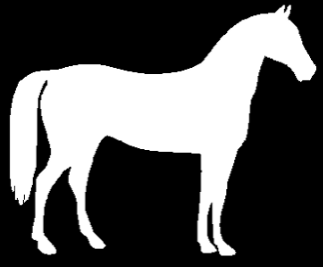
#> input picture Woche_6/skeleton.png, 323 x 267 px, found by its file name
$ python Blatt4_Aufgabe1_Musterloesung.py
#> lines starting #> are read from the running program, lines starting #| are printed output that depends on the picture
import matplotlib.pyplot as plt
import cv2 as cv
import numpy as np

def main():
    img = plt.imread("Woche_6/skeleton.png")
#> img is the input picture: shape (267, 323, 4) float32; mean R, G, B, A 0.346, 0.346, 0.346, 1
    # convert to grayscale
    if img.ndim == 3:
        img = cv.cvtColor(img, cv.COLOR_BGR2GRAY)
#> img: shape (267, 323) float32

    # resize image to 50% and 200%
    img_50 = cv.resize(img, ((int(img.shape[1]*0.5)), int(img.shape[0]*0.5)), interpolation=cv.INTER_AREA)
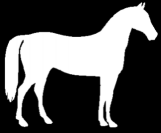
#> img_50: shape (133, 161) float32; min 0, max 1, mean 0.346
    img_200 = cv.resize(img, ((int(img.shape[1]*2)), int(img.shape[0]*2)), interpolation=cv.INTER_AREA)
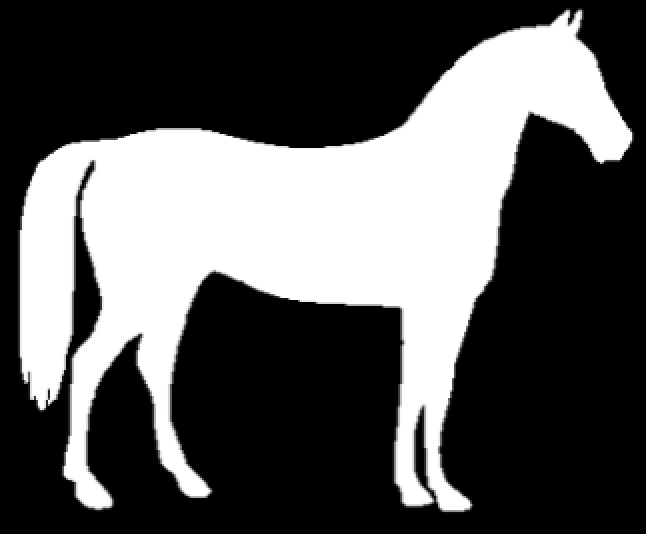
#> img_200: shape (534, 646) float32; min 0, max 1, mean 0.346

    # apply filters
    show_images(img)
    show_images(img_50)
    show_images(img_200)

    ## e) preferences
    # laplace is good in detecting high-intensity variations, but it is very sensitive to noise
    # sobel produces cleaner edges than laplace, but may not detect edges that are diagonal
    # LoG is good at detecting edges of various scales, but might miss edges that are parallel to the kernel axis
    # DoG follows LoGs path, but might produce thicker adges than necessary

    # computationally laplace and sobel are the cheapest, while dog and log are more expensive

def show_images(img):
    plt.subplot(231)
    plt.imshow(img, cmap="gray")
    plt.title('Original')

    plt.subplot(232)
    plt.imshow(laplace(img), cmap="gray")
    plt.title('Laplace')

    plt.subplot(233)
    plt.imshow(sobel(img), cmap="gray")
    plt.title('Sobel')

    plt.subplot(234)
    plt.imshow(loG(img), cmap="gray")
    plt.title('LoG')

    plt.subplot(235)
    plt.imshow(doG(img), cmap="gray")
    plt.title('DoG')

    plt.show()

def laplace(img):
    kernel = np.array([[0,1,0],[1,-4,1],[0,1,0]])
    return cv.filter2D(img, -1, kernel)

def sobel(img):
    gx = (1/8)*np.array([[1,0,-1],[2,0,-2],[1,0,-1]])
    gy = (1/8)*np.array([[1,2,1],[0,0,0],[-1,-2,-1]])
    imggx = cv.filter2D(img, -1, gx)
    imggy = cv.filter2D(img, -1, gy)
    return np.sqrt(np.square(imggx) + np.square(imggy))

def loG(img):
    kernel = (1/16)*np.array([[0,1,2,1,0],[1,0,-2,0,1],[2,-2,-8,-2,2],[1,0,-2,0,1],[0,1,2,1,0]])
    return cv.filter2D(img, -1, kernel)

def doG(img):
    kernel = np.array([[1,4,6,4,1],[4,0,-8,0,4],[6,-8,-28,-8,6],[4,0,-8,0,4],[1,4,6,4,1]])
    return cv.filter2D(img, -1, kernel)

if __name__ == "__main__":
    main()
#> in sobel (call 2), `imggx = cv.filter2D(img, -1, gx)`:
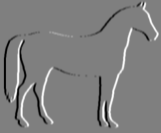
#> imggx: shape (133, 161) float32; min -0.495, max 0.496, mean -1.5e-10; drawn with min black and max white
#> in sobel (call 2), `imggy = cv.filter2D(img, -1, gy)`:
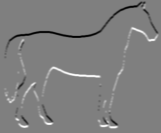
#> imggy: shape (133, 161) float32; min -0.5, max 0.5, mean 6.28e-08; drawn with min black and max white
#> in laplace (call 3), `return cv.filter2D(img, -1, kernel)`:
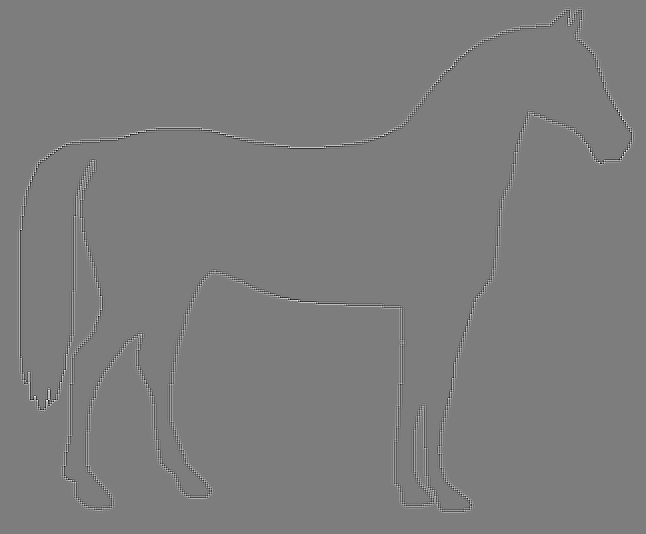
#> returned value: shape (534, 646) float32; min -1.62, max 1.65, mean 2.35e-10; drawn with min black and max white
#> in sobel (call 3), `imggx = cv.filter2D(img, -1, gx)`:
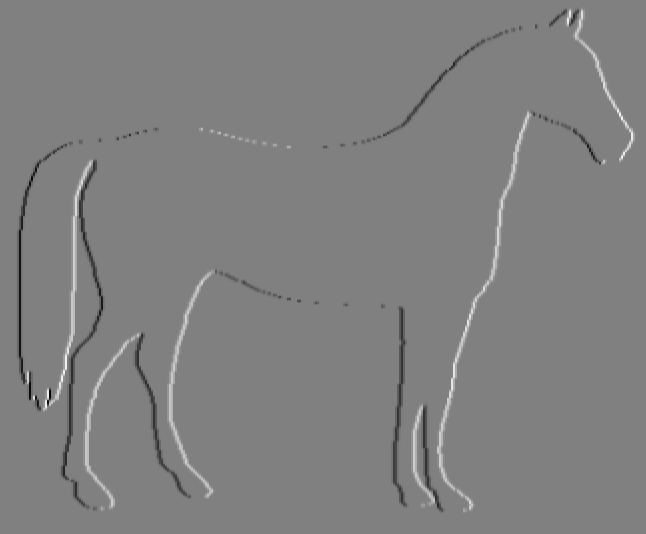
#> imggx: shape (534, 646) float32; min -0.439, max 0.434, mean 1.95e-12; drawn with min black and max white
#> in sobel (call 3), `return np.sqrt(np.square(imggx) + np.square(imggy))`:
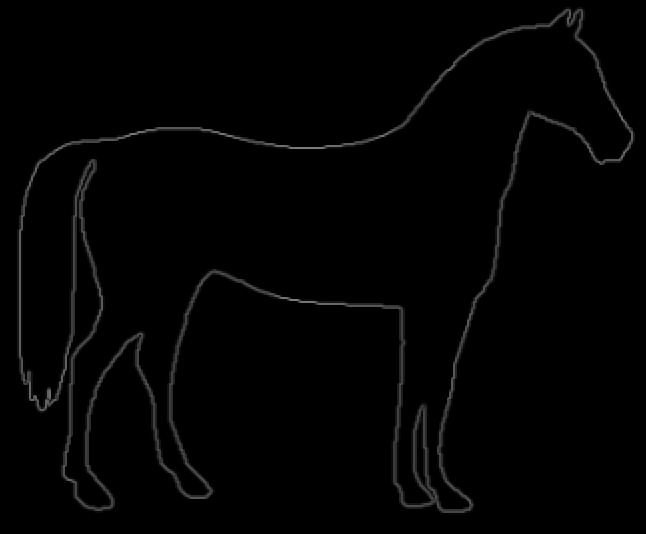
#> returned value: shape (534, 646) float32; min 0, max 0.5, mean 0.0107

$ run again, with Woche_6/cat2.jpg saved as Woche_6/skeleton.png
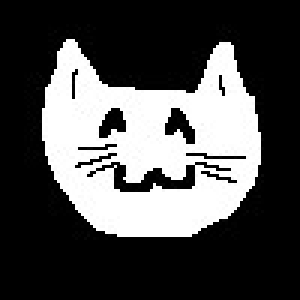
#> input picture Woche_6/cat2.jpg, 100 x 100 px, found by its file name (shown 3 times larger)
#> in main, img is the input picture: shape (100, 100, 3) float32; min 0, max 1, mean 0.307
#> img: shape (100, 100) float32
#> imggx: shape (50, 50) float32
#> imggy: shape (50, 50) float32
#> imggx: shape (200, 200) float32
#> imggy: shape (200, 200) float32
#> in sobel (call 3), `return np.sqrt(np.square(imggx) + np.square(imggy))`:
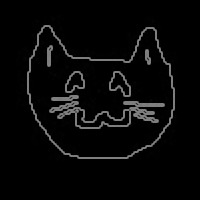
#> returned value: shape (200, 200) float32; min 0, max 0.53, mean 0.0341
#> in loG (call 3), `return cv.filter2D(img, -1, kernel)`:
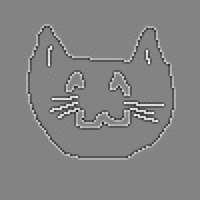
#> returned value: shape (200, 200) float32; min -0.733, max 0.688, mean 1.34e-09; drawn with min black and max white
